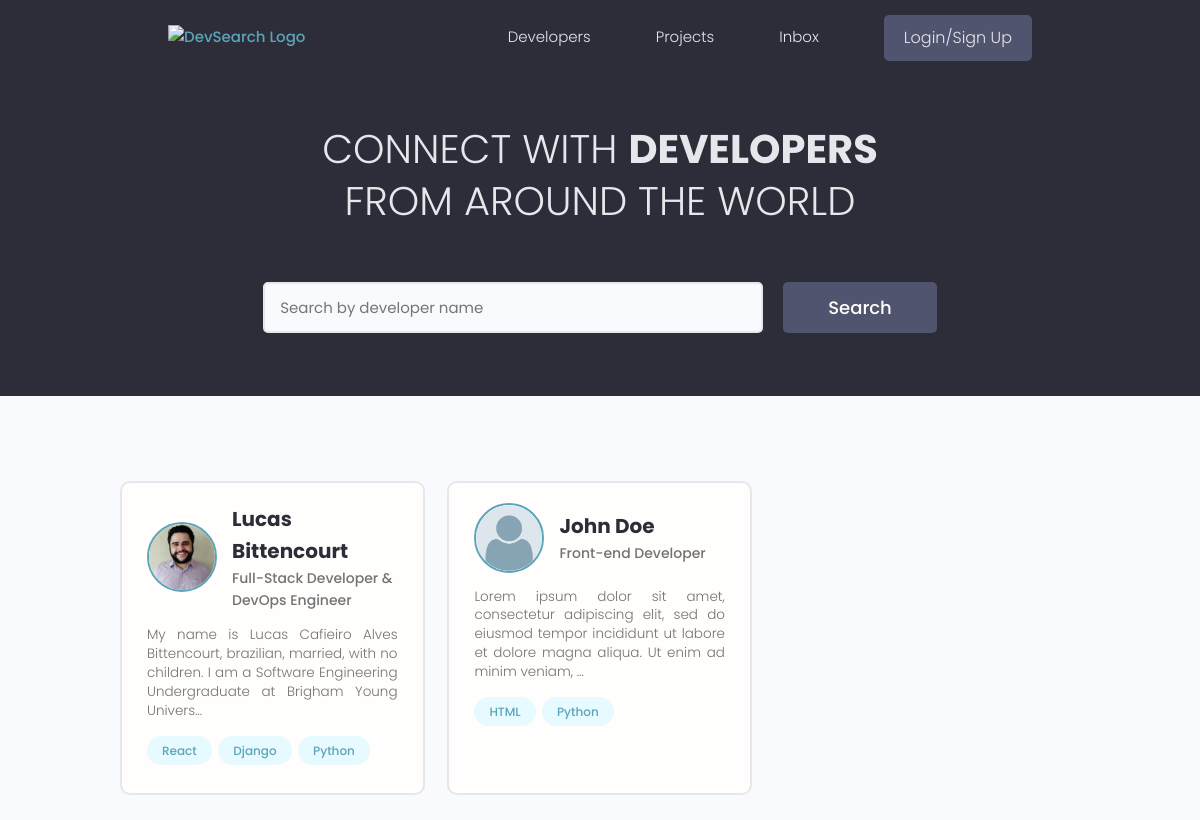
The page / on the database its author committed.
### users/models.py (models this page shows, shortened)
class Profile(models.Model):
    user = models.OneToOneField(User, on_delete=models.CASCADE, null=True, blank=True)
    name = models.CharField(max_length=200, blank=True, null=True)
    email = models.EmailField(max_length=500, blank=True, null=True)
    username = models.CharField(max_length=200, blank=True, null=True)
    location = models.CharField(max_length=200, blank=True, null=True)
    short_intro = models.CharField(max_length=200, blank=True, null=True)
    bio = models.TextField(blank=True, null=True)
    profile_image = models.ImageField(
        null=True, blank=True, upload_to='profiles/', default='profiles/user_default.png')
    social_github = models.CharField(max_length=200, blank=True, null=True)
    social_twitter = models.CharField(max_length=200, blank=True, null=True)
    social_linkedin = models.CharField(max_length=200, blank=True, null=True)
    social_youtube = models.CharField(max_length=200, blank=True, null=True)
    social_website = models.CharField(max_length=200, blank=True, null=True)
    created = models.DateTimeField(auto_now_add=True)
    id = models.UUIDField(default=uuid.uuid4, unique=True,
                            primary_key=True, editable=False)

class Skill(models.Model):
    owner = models.ForeignKey(Profile, on_delete=models.CASCADE, blank=True, null=True)
    name = models.CharField(max_length=200, blank=True, null=True)
    description = models.TextField(blank=True, null=True)
    created = models.DateTimeField(auto_now_add=True)
    id = models.UUIDField(default=uuid.uuid4, unique=True,
                            primary_key=True, editable=False)
    def __str__(self):
        return str(self.name)

### users/views.py (the view)
# urls.py: path('', views.profiles, name="profiles_list"),
def profiles(request):
    profiles = Profile.objects.all()
    context = { 'profiles': profiles }
    return render(request, 'users/profiles.html', context)

### users/templates/users/profiles.html (shortened to what this page needs)
{% extends 'main.html' %}
{% block content %}
<main class="home">
  <section class="hero-section text-center">
    <div class="container container--narrow">
      <div class="hero-section__box">
        <h2>CONNECT WITH <span>DEVELOPERS</span></h2>
        <h2>FROM AROUND THE WORLD</h2>
      </div>
      <div class="hero-section__search">
        <form class="form" action="#" method="get">
          <div class="form__field">
            <input class="input input--text" id="formInput#search" type="text" name="text"
              placeholder="Search by developer name" />
          </div>
          <input class="btn btn--sub btn--lg" type="submit" value="Search" />
        </form>
      </div>
    </div>
  </section>
  <section class="devlist">
    <div class="container">
      <div class="grid grid--three">
        {% for profile in profiles %}
        <div class="column card">
          <div class="dev">
            <a href="{% url 'user_profile' profile.id %}" class="card__body">
              <div class="dev__profile">
                <img class="avatar avatar--md" src="{{ profile.profile_image.url }}" alt="image" />
                <div class="dev__meta">
                  <h3>{{ profile.name }}</h3>
                  <h5>{{ profile.short_intro }}</h5>
                </div>
              </div>
              <p class="dev__info">{{ profile.bio|truncatechars:"150" }}</p>
              <div class="dev__skills">
                {% for skill in profile.skill_set.all|slice:"5" %}
                <span class="tag tag--pill tag--main">
                  <small>{{ skill }}</small>
                </span>
                {% endfor %}
              </div>
            </a>
          </div>
        </div>
        {% endfor %}
      </div>
    </div>
  </section>
</main>
{% endblock content %}

### static/styles/app.css (style rules this page uses)
:root { --color-sub: #2d2d39; }
.btn--sub { background-color: var(--color-sub-light); }
.card { border: 2px solid var(--color-light); }
img { width: 100%; }
.hero-section { height: 40vh; display: flex; align-items: center; background-color: var(--color-sub); }
.hero-section__box { margin-bottom: 4rem; }
.hero-section__box > h2, .hero-section__box > h2 > span { font-size: 4rem; color: var(--color-light); line-height: 1.3; text-transform: uppercase; }
.hero-section__box > h2 { font-weight: 300; }
.hero-section__box > h2 > span { font-weight: 700; }
.hero-section__search > .form { display: flex; align-items: center; justify-content: center; gap: 2rem; }
.hero-section__search > .form input.input--text { width: 50rem; }
.devlist { margin-top: 8rem; }
.devlist .grid { align-items: stretch; }
.devlist .dev .dev__profile { display: flex; align-items: center; gap: 1.5rem; }
.devlist .dev .dev__meta h3 { color: var(--color-sub); font-size: 2rem; font-weight: 700; }
.devlist .dev .dev__meta h5 { color: var(--color-text); font-size: 1.4rem; font-weight: 500; }
.devlist .dev .dev__info { margin: 1.5rem 0; font-size: 1.35rem; line-height: 1.4; text-align: justify; }

### static/uikit/styles/modules/_variables.css (style rules this page uses)
:root { --color-main: #5aa5b9; --color-main-light: #e6faff; --color-sub: #3f4156; --color-sub-light: #51546e; --color-sub-lighter: #ededfd; --color-text: #737373; --color-gray: #8b8b8b; --color-light: #e5e7eb; --color-light-gray: #767676; --color-bg: #f8fafd; --color-white: #fffefd; --color-white-light: #f3f3f3; --color-success: #359e64; --color-success-bg: #def8e8; --color-error: #fc4b0b; --color-error-bg: #fff2ee; --font-base: 'Poppins', arial, helvetica, 'Segoe UI', roboto, ubuntu, sans-serif; --font-monospace: 'Fira Code', 'Courier New', courier, monospace; --font-regular: 300; --font-medium: 500; --font-bold: 700; --generic-shadow: 1px 1px 5px #00000010; --generic-transition: all 0.3s ease-in-out; }

### static/uikit/styles/modules/_base.css (style rules this page uses)
* { margin: 0; padding: 0; box-sizing: border-box; text-rendering: optimizeLegibility; color: inherit; font-size: inherit; }
html { font-size: 50%; }
@media only screen and (min-width: 480px) { html { font-size: 56.25%; } }
@media only screen and (min-width: 1200px) { html { font-size: 62.5%; } }
body { line-height: 1.6; font-weight: 400; font-size: 1.5rem; color: var(--color-text); background-color: var(--color-bg); min-height: 100vh; }

### static/uikit/styles/modules/_typography.css (style rules this page uses)
* { font-family: var(--font-base); }
h2 { font-size: 3.6rem; font-weight: var(--font-bold); }
h3 { font-size: 3.2rem; font-weight: var(--font-medium); }
h5 { font-size: 2.4rem; font-weight: var(--font-medium); }
h5, h6 { font-weight: var(--font-regular); }
p, span, strong { font-size: 1.6rem; color: var(--color-text); font-weight: var(--font-regular); }
a { padding-bottom: 2px; text-decoration: none; display: inline-block; color: var(--color-main); font-weight: var(--font-medium); }

### static/uikit/styles/modules/_utilities.css (style rules this page uses)
.container { width: 92%; max-width: 165rem; margin: 0 auto; box-sizing: border-box; }
.container--narrow { width: 92%; max-width: 120rem; }
@media screen and (min-width: 1000px) { .container { width: 90%; } }
@media screen and (min-width: 1000px) { .container--narrow { width: 85%; } }
@media screen and (min-width: 1200px) { .container { width: 80%; } }
@media screen and (min-width: 1200px) { .container--narrow { width: 72%; } }
.text-center { text-align: center; }

### static/uikit/styles/modules/_avatar.css (style rules this page uses)
.avatar { border-radius: 50%; border: 2px solid var(--color-main); object-fit: cover; }
.avatar--md { height: 7rem; width: 7rem; }

### static/uikit/styles/modules/_button.css (style rules this page uses)
.btn { display: inline-block; position: relative; cursor: pointer; background-color: var(--color-light); font-weight: var(--font-medium); color: var(--color-sub); text-decoration: none; padding: 1rem 2rem; border-radius: 0.5rem; border: none; width: -webkit-fit-content; width: -moz-fit-content; width: fit-content; height: -webkit-fit-content; height: -moz-fit-content; height: fit-content; font-size: 1.6rem; outline-width: 0; outline-color: transparent; -webkit-backface-visibility: hidden; backface-visibility: hidden; transition: all 0.3s ease-in-out; }
.btn--sub { background-color: var(--color-sub); color: var(--color-white); }
.btn--lg { font-size: 1.8rem; padding: 1.2rem 4.5rem; }

### static/uikit/styles/modules/_card.css (style rules this page uses)
.card { border-radius: 1rem; background-color: var(--color-white); border: 1.5px solid var(--color-light); width: auto; height: auto; margin-top: 0.5rem; margin-bottom: 0.5rem; overflow: hidden; }
.card__body, .card__header { padding: 2rem 2.5rem; }

### rows shown on the page
Profile: profile_image (picture), name "Lucas Bittencourt", short_intro "Full-Stack Developer & DevOps Engineer", bio "My name is Lucas Cafieiro Alves Bittencourt, brazilian, married, with no children. I am a Software Engineering Undergraduate at Brigham Young Univers…"
Skill: name "React"
Skill: name "Django"
Skill: name "Python"
Profile: profile_image (placeholder picture), name "John Doe", short_intro "Front-end Developer", bio "Lorem ipsum dolor sit amet, consectetur adipiscing elit, sed do eiusmod tempor incididunt ut labore et dolore magna aliqua. Ut enim ad minim veniam, …"
Skill: name "HTML"
Skill: name "Python"
